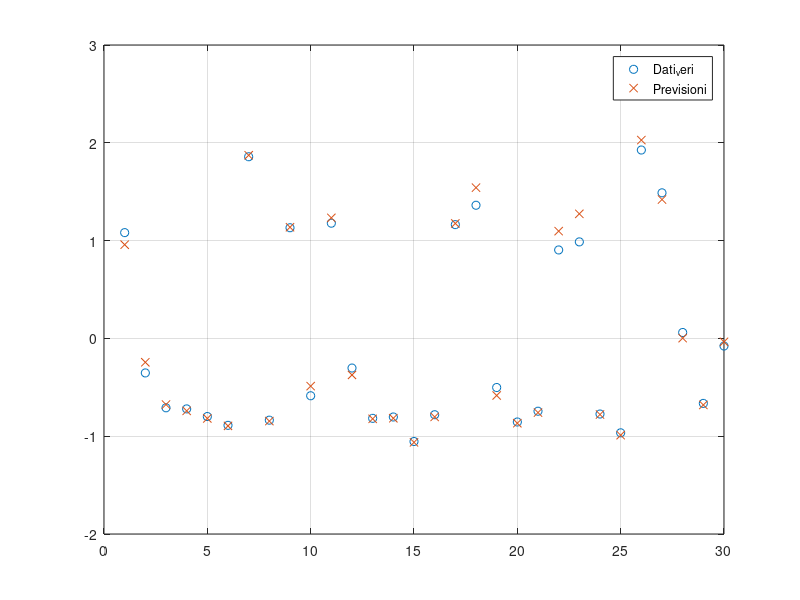
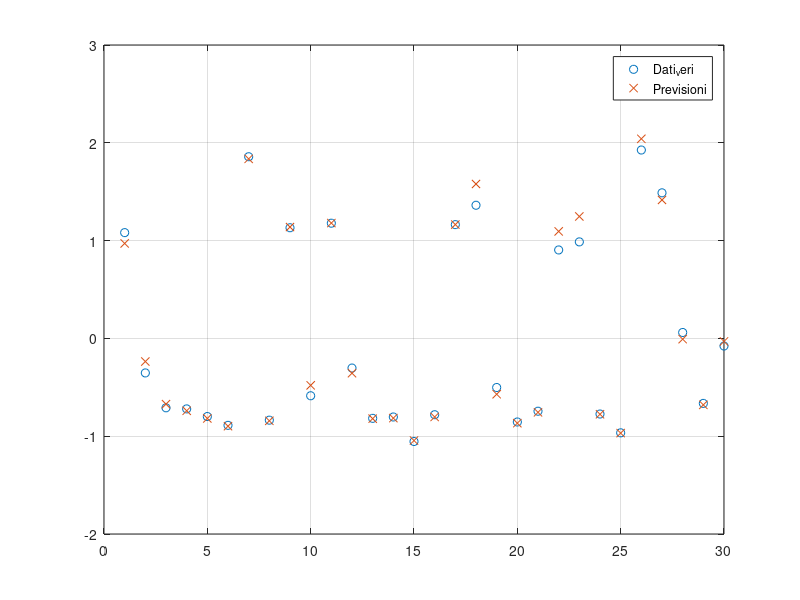
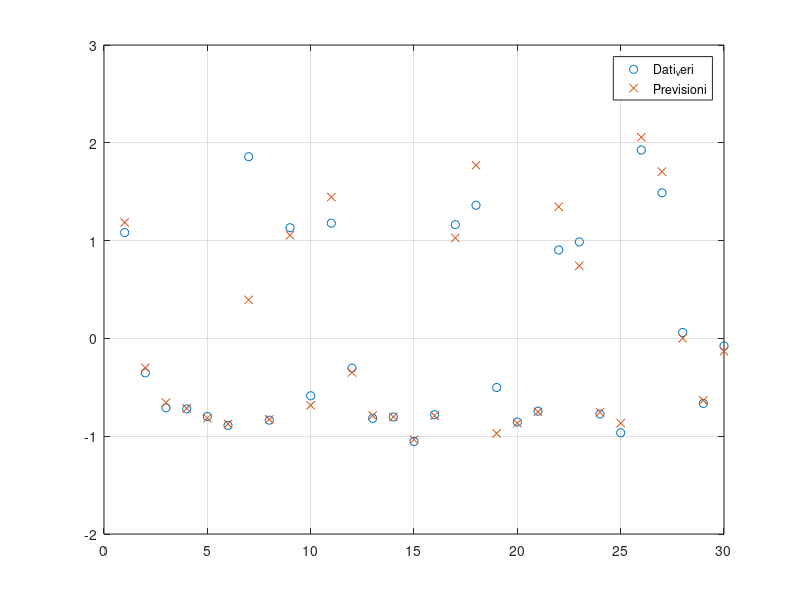
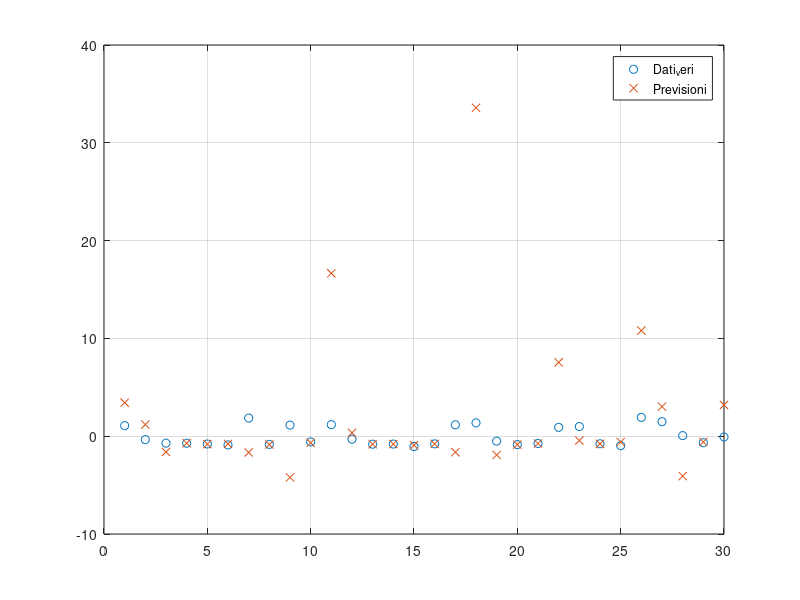

Recreate these plots in MATLAB, in order.
clc 
clear
close all 

load outputIdentificazione.mat
load deviazione.mat
load media.mat
load inputIdentificazione.mat

load outputValidazione.mat
load inputValidazione.mat
%%
[row_identificazione, column_identificazione] = size(inputIdentificazione);
[row_validazione, column_validazione] = size(outputValidazione);

numeroSettimaneDellaPhi = row_identificazione;
numeroVariabili = 7; % ovvero 7 giorni

%% blocco da 1
gradoDesiderato = 2;
phi_blocchiDaUno_2grado = ones(numeroSettimaneDellaPhi, numeroVariabili * gradoDesiderato);
phi_linear = [ones(row_identificazione, 1), inputIdentificazione];

k = 1;
for i= 1 : gradoDesiderato % la i serve a fare le potenze
    for j= 1 : numeroVariabili % mi aiuta a tener conto delle posizioni
        vect = phi_linear(:, j+1); % il +1 esclude il primo vettore di soli uni
        phi_blocchiDaUno_2grado(:, k) = vect.^i;
        k = k + 1;
    end
end

%% blocco da 2 pari

phi_bloccoDaDuePrimo_2grado = ones(numeroSettimaneDellaPhi,1); % giusto per ricordarmi che sono tot settimane
vect = 0;
k = 1;
for i= 1 : numeroVariabili
    for j= i+1 : numeroVariabili
        for z= 2: gradoDesiderato 
            if(mod(z, 2) == 0)
                vect = (phi_linear(:, i+1).^(z/2)).* phi_linear(:, j+1).^(z/2); 
                phi_bloccoDaDuePrimo_2grado(:, k) = vect;
                k = k+1;
            end
        end
    end
end

%% blocco da 1 
gradoDesiderato = 3;

phi_blocchiDaUno_3grado = ones(numeroSettimaneDellaPhi, numeroVariabili * gradoDesiderato);

numeroVariabili = 7; % ovvero 7 variabili

k = 1;
for i= 1 : gradoDesiderato % la i serve a fare le potenze
    for j= 1 : numeroVariabili % mi aiuta a tener conto delle posizioni
        vect = phi_linear(:, j+1); % il +1 esclude il primo vettore di soli uni
        phi_blocchiDaUno_3grado(:, k) = vect.^i;
        k = k + 1;
    end
end

%% blocco da 2 pari

phi_bloccoDaDuePrimo_3grado = ones(numeroSettimaneDellaPhi,1); % giusto per ricordarmi che sono tot settimane
vect = 0;
k = 1;
for i= 1 : numeroVariabili
    for j= i+1 : numeroVariabili
        for z= 2: gradoDesiderato 
            if(mod(z, 2) == 0)
                vect = (phi_linear(:, i+1).^(z/2)).* phi_linear(:, j+1).^(z/2); 
                phi_bloccoDaDuePrimo_3grado(:, k) = vect;
                k = k+1;
            end
        end
    end
end

%% blocco da 2 dispari

phi_bloccoDaDueSecondo_3grado = ones(numeroSettimaneDellaPhi, 1);
c = 1;
for a= 1 : numeroVariabili
    for b= 1 : numeroVariabili
        if(a ~= b)
           for k= 1 : gradoDesiderato % da controllare con un if
                for j= k+1 : gradoDesiderato
                    %disp(j)
                    if(k+j <= gradoDesiderato)
                        vect = (phi_linear(:, a).^j).* phi_linear(:, b).^ k;
                        phi_bloccoDaDueSecondo_3grado(:, c) = vect;
                        c = c + 1;
                    end
                end
           end
        end
    end
end

phi_bloccoDaDue_3grado = [phi_bloccoDaDuePrimo_3grado, phi_bloccoDaDueSecondo_3grado];

%% blocco da 3

phi_bloccoDaTrePrimo_3grado = ones(numeroSettimaneDellaPhi,1); % giusto per ricordarmi che sono tot settimane
vect = 0;
k = 1;
for a= 1 : numeroVariabili
    for b= a+1 : numeroVariabili
        for c= b+1 : numeroVariabili
           
            for z= 3: gradoDesiderato 
                if(mod(z, 3) == 0)
                    vect = (phi_linear(:, a+1).^(z/3)).* (phi_linear(:, b+1).^(z/3)).* phi_linear(:, c+1).^(z/3); 
                    phi_bloccoDaTrePrimo_3grado(:, k) = vect;
                    k = k+1;
                end
            end
            
        end
    end
end

%% blocco da 1 validazione
gradoDesiderato = 2;
phi_blocchiDaUno_2grado_val = ones(row_validazione, numeroVariabili * gradoDesiderato);

numeroVariabili = 7; % ovvero 7 variabili
phi_linear = [ones(row_validazione, 1), inputValidazione];

k = 1;
for i= 1 : gradoDesiderato % la i serve a fare le potenze
    for j= 1 : numeroVariabili % mi aiuta a tener conto delle posizioni
        vect = phi_linear(:, j+1); % il +1 esclude il primo vettore di soli uni
        phi_blocchiDaUno_2grado_val(:, k) = vect.^i;
        k = k + 1;
    end
end

%% blocco da 2 pari validazione

phi_bloccoDaDuePrimo_2grado_val = ones(row_validazione,1); % giusto per ricordarmi che sono tot settimane
vect = 0;
k = 1;
for i= 1 : numeroVariabili
    for j= i+1 : numeroVariabili
        for z= 2: gradoDesiderato 
            if(mod(z, 2) == 0)
                vect = (phi_linear(:, i+1).^(z/2)).* phi_linear(:, j+1).^(z/2); 
                phi_bloccoDaDuePrimo_2grado_val(:, k) = vect;
                k = k+1;
            end
        end
    end
end

%% blocco da 1 validazione
gradoDesiderato = 3;

numeroVariabili = 7; % ovvero 7 variabili
phi_linear = [ones(row_validazione, 1), inputValidazione];
phi_blocchiDaUno_3grado_val = ones(row_validazione, numeroVariabili * gradoDesiderato);

k = 1;
for i= 1 : gradoDesiderato % la i serve a fare le potenze
    for j= 1 : numeroVariabili % mi aiuta a tener conto delle posizioni
        vect = phi_linear(:, j+1); % il +1 esclude il primo vettore di soli uni
        phi_blocchiDaUno_3grado_val(:, k) = vect.^i;
        k = k + 1;
    end
end

%% blocco da 2 pari validazione

phi_bloccoDaDuePrimo_3grado_val = ones(row_validazione,1); % giusto per ricordarmi che sono tot settimane
vect = 0;
k = 1;
for i= 1 : numeroVariabili
    for j= i+1 : numeroVariabili
        for z= 2: gradoDesiderato 
            if(mod(z, 2) == 0)
                vect = (phi_linear(:, i+1).^(z/2)).* phi_linear(:, j+1).^(z/2); 
                phi_bloccoDaDuePrimo_3grado_val(:, k) = vect;
                k = k+1;
            end
        end
    end
end

%% blocco da 2 dispari validazione

phi_bloccoDaDueSecondo_3grado_val = ones(row_validazione, 1);
c = 1;
for a= 1 : numeroVariabili
    for b= 1 : numeroVariabili
        if(a ~= b)
           for k= 1 : gradoDesiderato % da controllare con un if
                for j= k+1 : gradoDesiderato
                    %disp(j)
                    if(k+j <= gradoDesiderato)
                        vect = (phi_linear(:, a).^j).* phi_linear(:, b).^ k;
                        phi_bloccoDaDueSecondo_3grado_val(:, c) = vect;
                        c = c + 1;
                    end
                end
           end
        end
    end
end

phi_bloccoDaDue_3grado_val = [phi_bloccoDaDuePrimo_3grado_val, phi_bloccoDaDueSecondo_3grado_val];

%% blocco da 3 validazione

phi_bloccoDaTrePrimo_3grado_val = ones(row_validazione,1); % giusto per ricordarmi che sono tot settimane
vect = 0;
k = 1;
for a= 1 : numeroVariabili
    for b= a+1 : numeroVariabili
        for c= b+1 : numeroVariabili
           
            for z= 3: gradoDesiderato 
                if(mod(z, 3) == 0)
                    vect = (phi_linear(:, a+1).^(z/3)).* (phi_linear(:, b+1).^(z/3)).* phi_linear(:, c+1).^(z/3); 
                    phi_bloccoDaTrePrimo_3grado_val(:, k) = vect;
                    k = k+1;
                end
            end
            
        end
    end
end


%%

X_vect_val = 1:row_validazione;

phi_validazione_ar = inputValidazione;
phi_validazione_1 = [ones(row_validazione, 1), inputValidazione];
phi_validazione_2 = [ones(row_validazione, 1), phi_blocchiDaUno_2grado_val, phi_bloccoDaDuePrimo_2grado_val];
phi_validazione_3 = [ones(row_validazione, 1), phi_blocchiDaUno_3grado_val, phi_bloccoDaDue_3grado_val, phi_bloccoDaTrePrimo_3grado_val];

phi_linear_ar = inputIdentificazione;
phi_linear_1 = [ones(row_identificazione, 1), inputIdentificazione];
phi_linear_2 = [ones(row_identificazione, 1), phi_blocchiDaUno_2grado, phi_bloccoDaDuePrimo_2grado];
phi_linear_3 = [ones(row_identificazione, 1), phi_blocchiDaUno_3grado, phi_bloccoDaDue_3grado, phi_bloccoDaTrePrimo_3grado];

[theta_ar, std_ar] = lscov(phi_linear_ar, outputIdentificazione);
[theta_1, std_1] = lscov(phi_linear_1, outputIdentificazione);
[theta_2, std_2] = lscov(phi_linear_2, outputIdentificazione);
[theta_3, std_3] = lscov(phi_linear_3, outputIdentificazione);


ordinataStimata_ar = phi_validazione_ar * theta_ar;
ordinataStimata_1 = phi_validazione_1 * theta_1;
ordinataStimata_2 = phi_validazione_2 * theta_2;
ordinataStimata_3 = phi_validazione_3 * theta_3;

figure(1)
title('Stima ar')
xlabel('Numero settimana')
ylabel('Valore gas')
plot(X_vect_val, outputValidazione, 'o');
hold on
grid on
plot(X_vect_val, ordinataStimata_ar, 'x');
legend('Dati_veri', 'Previsioni')

figure(2)
title('Stima primo grado')
xlabel('Numero settimana')
ylabel('Valore gas')
plot(X_vect_val, outputValidazione, 'o');
hold on
grid on
plot(X_vect_val, ordinataStimata_1, 'x');
legend('Dati_veri', 'Previsioni')

figure(3)
title('Stima secondo grado')
xlabel('Numero settimana')
ylabel('Valore gas')
plot(X_vect_val, outputValidazione, 'o');
hold on
grid on
plot(X_vect_val, ordinataStimata_2, 'x');
legend('Dati_veri', 'Previsioni')

figure(4)
title('Stima terzo grado')
xlabel('Numero settimana')
ylabel('Valore gas')
plot(X_vect_val, outputValidazione, 'o');
hold on
grid on
plot(X_vect_val, ordinataStimata_3, 'x');
legend('Dati_veri', 'Previsioni')

%% calcolo dei vari SSR ed MSE

residui_ar = outputValidazione - ordinataStimata_ar;
residui_quadrato_ar = residui_ar.^2;
SSR_ar = sum(residui_quadrato_ar);

residui_1 = outputValidazione - ordinataStimata_1;
residui_quadrato_1 = residui_1.^2;
SSR_1 = sum(residui_quadrato_1);
 
residui_2 = outputValidazione - ordinataStimata_2;
residui_quadrato_2 = residui_2.^2;
SSR_2 = sum(residui_quadrato_2);

residui_3 = outputValidazione - ordinataStimata_3;
residui_quadrato_3 = residui_3.^2;
SSR_3 = sum(residui_quadrato_3);

residui_ar_max = max(abs(residui_ar));
residui_1_max = max(abs(residui_1));
residui_2_max = max(abs(residui_2));
residui_3_max = max(abs(residui_3));

diff = outputValidazione - ordinataStimata_ar;
MSE_ar = mean(diff.^2);
diff = outputValidazione - ordinataStimata_1;
MSE_1 = mean(diff.^2);
diff = outputValidazione - ordinataStimata_2;
MSE_2 = mean(diff.^2);
diff = outputValidazione - ordinataStimata_3;
MSE_3 = mean(diff.^2);

%% 
